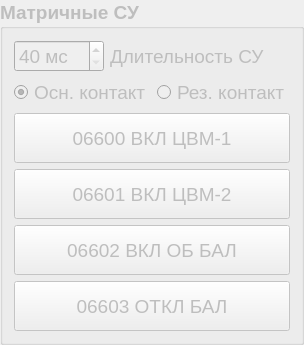
       <widget class="QGroupBox" name="groupBox_9">
        <property name="enabled">
         <bool>false</bool>
        </property>
        <property name="minimumSize">
         <size>
          <width>0</width>
          <height>0</height>
         </size>
        </property>
        <property name="maximumSize">
         <size>
          <width>16777215</width>
          <height>16777215</height>
         </size>
        </property>
        <property name="font">
         <font>
          <pointsize>14</pointsize>
          <weight>75</weight>
          <bold>true</bold>
         </font>
        </property>
        <property name="title">
         <string>Матричные СУ</string>
        </property>
        <layout class="QVBoxLayout" name="verticalLayout_4">
         <item>
          <layout class="QHBoxLayout" name="horizontalLayout_4">
           <item>
            <widget class="QSpinBox" name="spinBoxTime">
             <property name="minimumSize">
              <size>
               <width>90</width>
               <height>0</height>
              </size>
             </property>
             <property name="maximumSize">
              <size>
               <width>80</width>
               <height>16777215</height>
              </size>
             </property>
             <property name="font">
              <font>
               <pointsize>14</pointsize>
               <weight>50</weight>
               <bold>false</bold>
              </font>
             </property>
             <property name="suffix">
              <string> мс</string>
             </property>
             <property name="minimum">
              <number>40</number>
             </property>
             <property name="maximum">
              <number>160</number>
             </property>
             <property name="singleStep">
              <number>10</number>
             </property>
             <property name="stepType">
              <enum>QAbstractSpinBox::DefaultStepType</enum>
             </property>
            </widget>
           </item>
           <item>
            <widget class="QLabel" name="label">
             <property name="font">
              <font>
               <pointsize>14</pointsize>
               <weight>50</weight>
               <bold>false</bold>
              </font>
             </property>
             <property name="text">
              <string>Длительность СУ</string>
             </property>
            </widget>
           </item>
          </layout>
         </item>
         <item>
          <layout class="QHBoxLayout" name="horizontalLayout_8">
           <property name="leftMargin">
            <number>0</number>
           </property>
           <property name="rightMargin">
            <number>0</number>
           </property>
           <item>
            <widget class="QRadioButton" name="radConMain">
             <property name="font">
              <font>
               <pointsize>14</pointsize>
               <weight>50</weight>
               <bold>false</bold>
              </font>
             </property>
             <property name="text">
              <string>Осн. контакт</string>
             </property>
             <property name="checkable">
              <bool>true</bool>
             </property>
             <property name="checked">
              <bool>true</bool>
             </property>
            </widget>
           </item>
           <item>
            <widget class="QRadioButton" name="radConRes">
             <property name="font">
              <font>
               <pointsize>14</pointsize>
               <weight>50</weight>
               <bold>false</bold>
              </font>
             </property>
             <property name="text">
              <string>Рез. контакт</string>
             </property>
             <property name="checkable">
              <bool>true</bool>
             </property>
             <property name="checked">
              <bool>false</bool>
             </property>
            </widget>
           </item>
          </layout>
         </item>
         <item>
          <widget class="QPushButton" name="bOnCVM1">
           <property name="minimumSize">
            <size>
             <width>0</width>
             <height>50</height>
            </size>
           </property>
           <property name="maximumSize">
            <size>
             <width>16777215</width>
             <height>16777215</height>
            </size>
           </property>
           <property name="font">
            <font>
             <pointsize>14</pointsize>
             <weight>50</weight>
             <bold>false</bold>
            </font>
           </property>
           <property name="text">
            <string>06600 ВКЛ ЦВМ-1</string>
           </property>
          </widget>
         </item>
         <item>
          <widget class="QPushButton" name="bOnCVM2">
           <property name="minimumSize">
            <size>
             <width>0</width>
             <height>50</height>
            </size>
           </property>
           <property name="maximumSize">
            <size>
             <width>16777215</width>
             <height>16777215</height>
            </size>
           </property>
           <property name="font">
            <font>
             <pointsize>14</pointsize>
             <weight>50</weight>
             <bold>false</bold>
            </font>
           </property>
           <property name="text">
            <string>06601 ВКЛ ЦВМ-2</string>
           </property>
          </widget>
         </item>
         <item>
          <widget class="QPushButton" name="bOnOBBAL">
           <property name="minimumSize">
            <size>
             <width>0</width>
             <height>50</height>
            </size>
           </property>
           <property name="maximumSize">
            <size>
             <width>16777215</width>
             <height>16777215</height>
            </size>
           </property>
           <property name="font">
            <font>
             <pointsize>14</pointsize>
             <weight>50</weight>
             <bold>false</bold>
            </font>
           </property>
           <property name="text">
            <string>06602 ВКЛ ОБ БАЛ</string>
           </property>
          </widget>
         </item>
         <item>
          <widget class="QPushButton" name="bOffOBBAL_2">
           <property name="minimumSize">
            <size>
             <width>0</width>
             <height>50</height>
            </size>
           </property>
           <property name="maximumSize">
            <size>
             <width>16777215</width>
             <height>16777215</height>
            </size>
           </property>
           <property name="font">
            <font>
             <pointsize>14</pointsize>
             <weight>50</weight>
             <bold>false</bold>
            </font>
           </property>
           <property name="text">
            <string>06603 ОТКЛ БАЛ</string>
           </property>
          </widget>
         </item>
        </layout>
       </widget>
